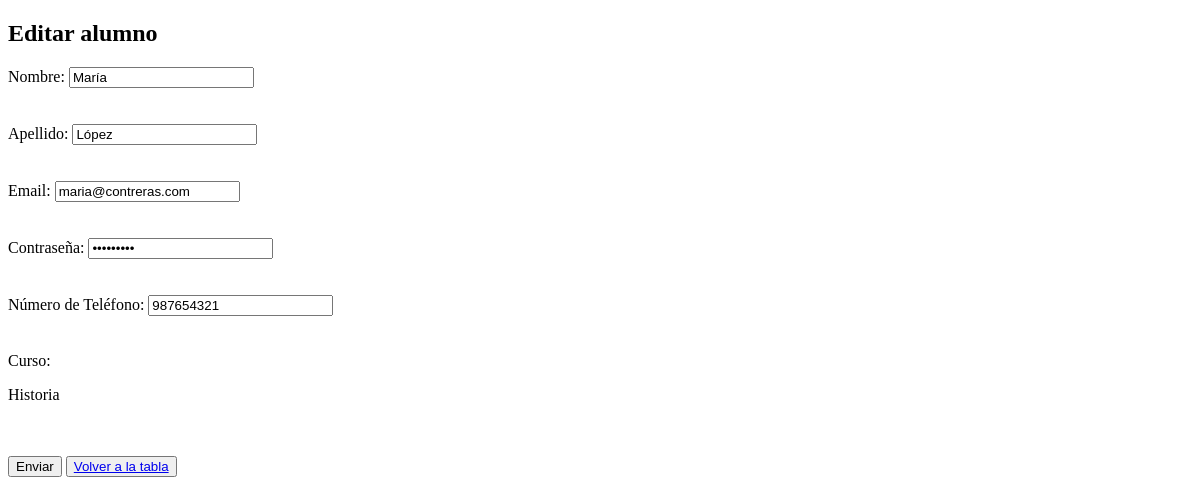
/view/editar_alumno.php?id=2, run on an earlier commit of the app's database.
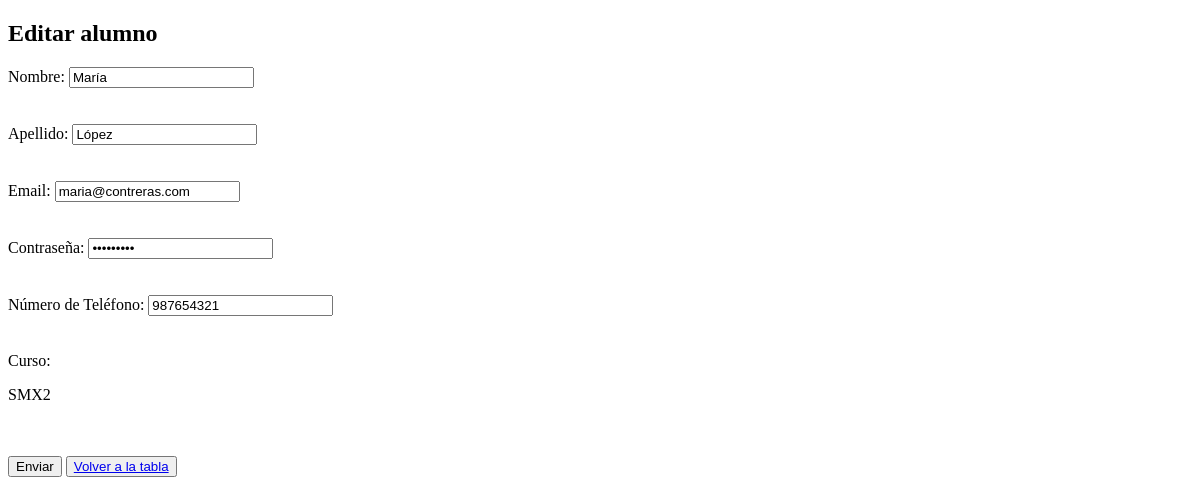
And on a later commit of the database.
### tables this page shows
CREATE TABLE `tbl_alumnos` (
  `id` int(11) NOT NULL,
  `nombre` varchar(50) DEFAULT NULL,
  `apellido` varchar(50) DEFAULT NULL,
  `email` varchar(100) DEFAULT NULL,
  `pass` varchar(100) DEFAULT NULL,
  `telefono` varchar(20) DEFAULT NULL,
  `id_curso` int(11) DEFAULT NULL
);

CREATE TABLE `tbl_cursos` (
  `id` int(11) NOT NULL,
  `nombre` varchar(100) DEFAULT NULL
);

### view/editar_alumno.php (the view, shortened to what this page needs)
<?php
if (!isset($_GET['id'])) {
    header('location: ./tabla.php');
    exit();
} else {
    $alumno = $_GET['id'];
    include_once("./procesos/conexion.php");
    $sql = "SELECT E.*, D.nombre as 'curso' FROM tbl_alumnos E
    INNER JOIN tbl_cursos D ON E.id_curso = D.id WHERE E.id=?;";
    $stmt = mysqli_prepare($conn, $sql);
    mysqli_stmt_bind_param($stmt, "i", $alumno);
    mysqli_stmt_execute($stmt);
    $resultado = mysqli_stmt_get_result($stmt);
    $datos_alumno = mysqli_fetch_assoc($resultado);
?>
    <!DOCTYPE html>
    <html lang="en">
    <head>
    </head>
    <body>
        <h2>Editar alumno</h2>
        <form action="./procesos/editar_alumno.php" method="POST">
            <label for="nombre">Nombre:</label>
            <input type="text" id="nombre" name="nombre" oninput="validarNombre(this)" value= "<?php echo $datos_alumno['nombre']; ?>" >
            <br>
            <br><br>
            <label for="apellido">Apellido:</label>
            <input type="text" id="apellido" name="apellido" oninput="validarApellido(this)" value= "<?php echo $datos_alumno['apellido']; ?>">
            <br>
            <br><br>
            <label for="email">Email:</label>
            <input type="email" id="email" name="email" oninput="validarEmail(this)" value= "<?php echo $datos_alumno['email']; ?>">
            <br>
            <br><br>
            <label for="nombre">Contraseña:</label>
            <input type="password" id="pwd" name="pwd" oninput="validarPwd(this)" value= "<?php echo $datos_alumno['pass']; ?>">
            <br>
            <br><br>
            <label for="nombre">Número de Teléfono:</label>
            <input type="tel" id="telefono" name="telefono" oninput="validarTelefono(this)" value= "<?php echo $datos_alumno['telefono']; ?>">
            <br>
            <br><br>
            <label for="curso">Curso:</label>
            <p><?php echo $datos_alumno['curso'] ?></p>
            <br><br>
            <button type="submit" class="btn btn-primary" name="enviar" id="enviarButton" disabled>Enviar</button>
            <button type="submit"><a href="./tabla.php">Volver a la tabla</a></button>
        </form>
    </body>
    </html>
<?php
}

What changed in the data, as far as the page shows it:
changed through a linked row, tbl_alumnos "María": id_curso.nombre "Historia" → "SMX2"
